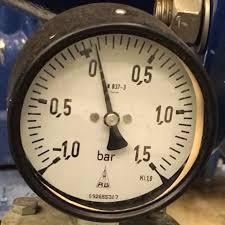
#> input picture Dataset/Guages/guage (1).jpg, 225 x 225 px
$ python -i image_utils.py   (imports and definitions only)
#> lines starting #> are read from the running program, lines starting #| are printed output that depends on the picture
#> further down, picture is the input picture: PIL image 225x225 RGB; mean R, G, B 128, 113.2, 94.3
import cv2
import numpy as np
from PIL import Image

def apply_clahe_and_concatenate(image: Image.Image, max_dim: int = 512, clip_limit: float = 3.0, tile_grid_size: tuple = (8, 8)) -> Image.Image:
    """
    Applies CLAHE to the L channel of the LAB color space to enhance contrast
    without shifting colors, then horizontally concatenates the original image
    with the enhanced image to create a "Dual-Channel" input.

    Args:
        image: PIL.Image (RGB)
        max_dim: the maximum edge length for the *concatenated* final image.
                 The function scales the source images down so that
                 Width_concat <= max_dim and Height <= max_dim.
        clip_limit: threshold for contrast limiting in CLAHE
        tile_grid_size: size of the grid for histogram equalization

    Returns:
        PIL.Image (RGB) representing the dual-channel concatenated image.
    """
#> called with max_dim = 512, clip_limit = 3, tile_grid_size = (8, 8)
    # 1. Convert PIL to cv2 (BGR)
    cv_img = cv2.cvtColor(np.array(image), cv2.COLOR_RGB2BGR)

    # 2. Convert to LAB color space
    lab = cv2.cvtColor(cv_img, cv2.COLOR_BGR2LAB)
#> lab: shape (225, 225, 3); mean of channels 0, 1, 2 120, 131.1, 140
    l_channel, a_channel, b_channel = cv2.split(lab)
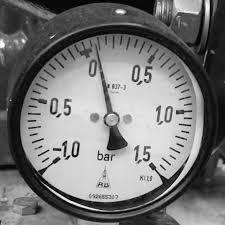
#> l_channel: shape (225, 225); min 0, max 254, mean 120
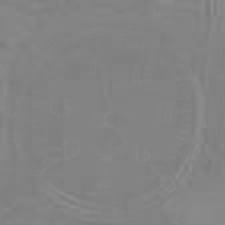
#> a_channel: shape (225, 225); min 122, max 145, mean 131.1
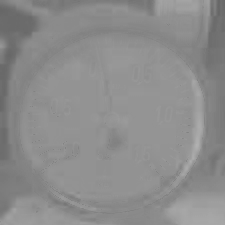
#> b_channel: shape (225, 225); min 103, max 177, mean 140

    # 3. Apply CLAHE only to the Lightness (L) channel
    clahe = cv2.createCLAHE(clipLimit=clip_limit, tileGridSize=tile_grid_size)
    cl = clahe.apply(l_channel)
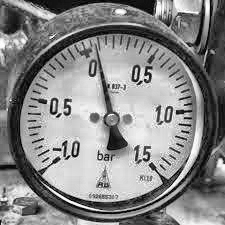
#> cl: shape (225, 225); min 0, max 255, mean 135.8

    # 4. Merge back and convert to RGB
    merged_lab = cv2.merge((cl, a_channel, b_channel))
#> merged_lab: shape (225, 225, 3); mean of channels 0, 1, 2 135.8, 131.1, 140
    enhanced_bgr = cv2.cvtColor(merged_lab, cv2.COLOR_LAB2BGR)
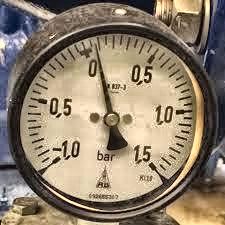
#> enhanced_bgr: shape (225, 225, 3); mean B, G, R 109.3, 128.4, 143.3
    enhanced_rgb = cv2.cvtColor(enhanced_bgr, cv2.COLOR_BGR2RGB)

    # Convert back to PIL
    enhanced_pil = Image.fromarray(enhanced_rgb)

    # 5. Concatenate horizontally
    # width of concatenated image is 2 * width of original
    concat_width = image.width + enhanced_pil.width
#> concat_width = 450
    concat_height = max(image.height, enhanced_pil.height)
#> concat_height = 225

    concatenated = Image.new('RGB', (concat_width, concat_height))
#> concatenated: PIL image 450x225 RGB; every value is 0
    concatenated.paste(image, (0, 0))
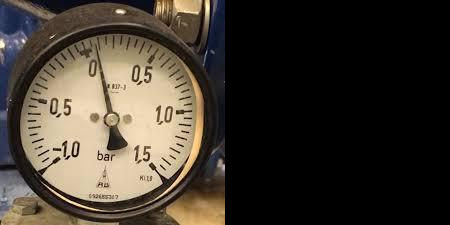
#> concatenated: PIL image 450x225 RGB; mean R, G, B 64, 56.6, 47.1
    concatenated.paste(enhanced_pil, (image.width, 0))
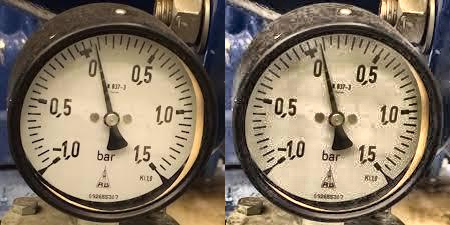
#> concatenated: PIL image 450x225 RGB; mean R, G, B 135.7, 120.8, 101.8

    # 6. Resize to meet max_dim constraints (VRAM safety)
    # We want max(concat_width, concat_height) <= max_dim
    # maintain aspect ratio
    ratio = min(max_dim / concat_width, max_dim / concat_height)
#> ratio = 1.14

    if ratio < 1.0:
        new_width = int(concat_width * ratio)
        new_height = int(concat_height * ratio)
        concatenated = concatenated.resize((new_width, new_height), Image.Resampling.LANCZOS)

    return concatenated

>>> from PIL import Image
>>> picture = Image.open('../../Dataset/Guages/guage (1).jpg')
>>> result = apply_clahe_and_concatenate(picture)

$ run again, on Dataset/Guages/guage (10).jpg
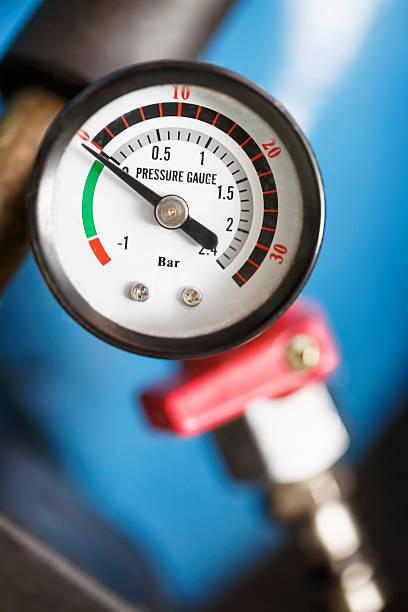
#> input picture Dataset/Guages/guage (10).jpg, 408 x 612 px
#> picture is the input picture: PIL image 408x612 RGB; mean R, G, B 105.1, 126.2, 140.9
#> lab: shape (612, 408, 3); mean of channels 0, 1, 2 131.1, 128.1, 119.5
#> in apply_clahe_and_concatenate, `cl = clahe.apply(l_channel)`:
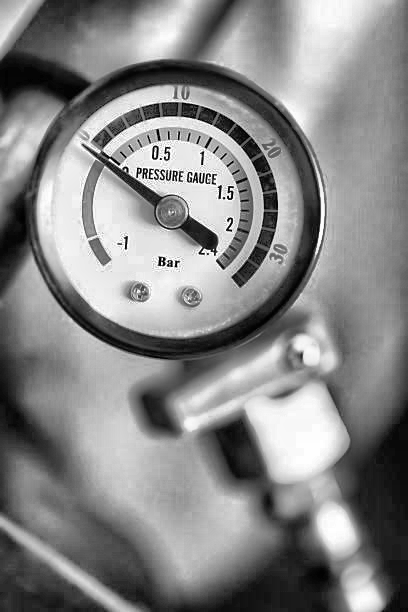
#> cl: shape (612, 408); min 0, max 255, mean 134.6
#> merged_lab: shape (612, 408, 3); mean of channels 0, 1, 2 134.6, 128.1, 119.5
#> in apply_clahe_and_concatenate, `concatenated.paste(enhanced_pil, (image.width, 0))`:
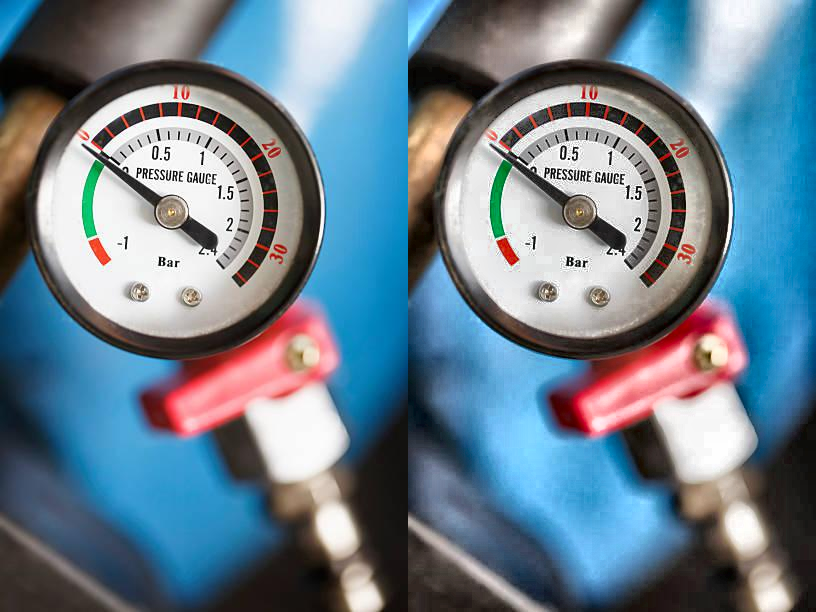
#> concatenated: PIL image 816x612 RGB; mean R, G, B 107.3, 127.8, 142.5

$ run again, on Dataset/Guages/guage (11).jpg
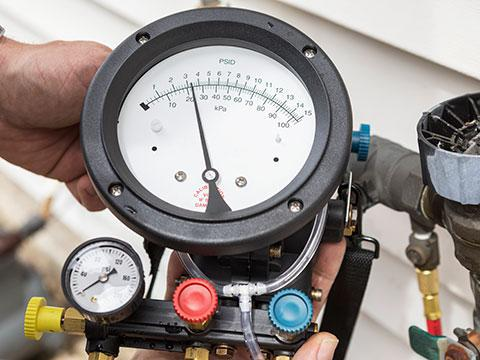
#> input picture Dataset/Guages/guage (11).jpg, 480 x 360 px
#> picture is the input picture: PIL image 480x360 RGB; mean R, G, B 149.9, 142.9, 139.6
#> lab: shape (360, 480, 3); mean of channels 0, 1, 2 149.1, 130.5, 131
#> in apply_clahe_and_concatenate, `l_channel, a_channel, b_channel = cv2.split(lab)`:
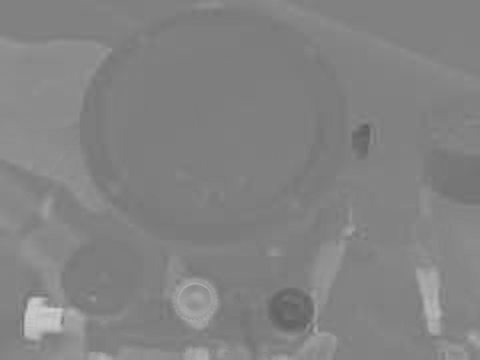
#> b_channel: shape (360, 480); min 91, max 207, mean 131
#> merged_lab: shape (360, 480, 3); mean of channels 0, 1, 2 148.7, 130.5, 131
#> in apply_clahe_and_concatenate, `concatenated = concatenated.resize((new_width, new_height), Image.Resa..`:
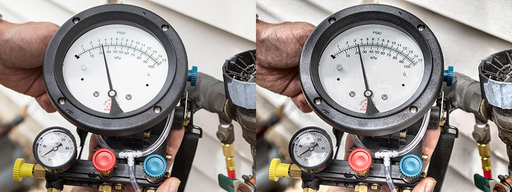
#> concatenated: PIL image 512x192 RGB; mean R, G, B 149.5, 142.5, 139.2

$ run again, on Dataset/Guages/guage (12).jpg
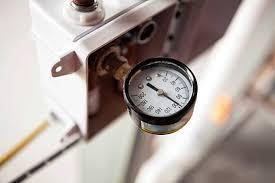
#> input picture Dataset/Guages/guage (12).jpg, 275 x 183 px
#> picture is the input picture: PIL image 275x183 RGB; mean R, G, B 173.4, 163.2, 158.5
#> lab: shape (183, 275, 3); mean of channels 0, 1, 2 169.8, 131.3, 132.1
#> merged_lab: shape (183, 275, 3); mean of channels 0, 1, 2 159.7, 131.3, 132.1
#> in apply_clahe_and_concatenate, `concatenated = concatenated.resize((new_width, new_height), Image.Resa..`:
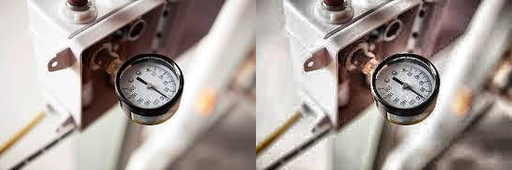
#> concatenated: PIL image 512x170 RGB; mean R, G, B 168, 157.8, 153.1
